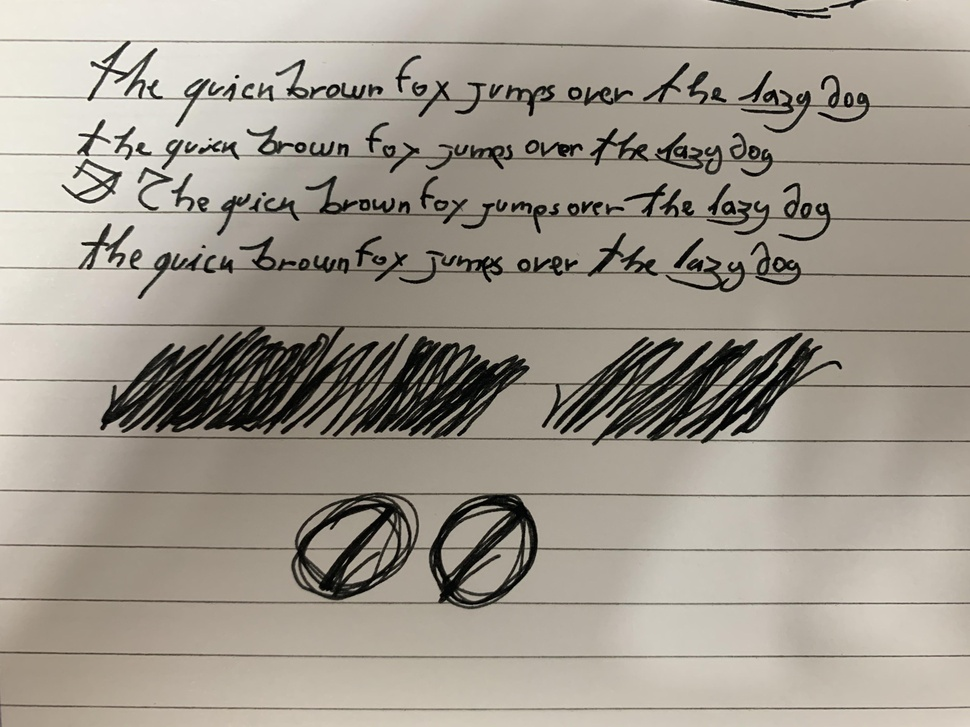
#> input picture LAB3/2/images/something.jpg, 970 x 727 px, shrunk from 4032 x 3024 before the run
$ jupyter execute --allow-errors Problema2.ipynb
#> lines starting #> are read from the running program, lines starting #| are printed output that depends on the picture; after the words box and inside, x2 and y2 are one past the last pixel; in counts of white or black regions, pixels touching at a corner belong together
[cell 1]
import json
import os
import time
from io import BytesIO
from PIL import Image, ImageDraw
import matplotlib.pyplot as plt

from azure.cognitiveservices.vision.computervision import ComputerVisionClient
from azure.cognitiveservices.vision.computervision.models import OperationStatusCodes
from msrest.authentication import CognitiveServicesCredentials

[cell 2]
'''
Authenticate
Authenticates your credentials and creates a client.
'''


def load_config(config_path='../config.json'):
    with open(config_path, 'r') as config_file:
        config = json.load(config_file)
    return config


#> (the rest of this cell did not finish here and is left out)

[cell 3]
def recognize_text(image_path):
    print(f"Se recunoaste textul din imaginea: {image_path}")

    with open(image_path, "rb") as image_file:
        image_data = image_file.read()

    image_stream = BytesIO(image_data)

    recognize_results = computervision_client.read_in_stream(
        image=image_stream,
        raw=True
    )

    operation_location = recognize_results.headers["Operation-Location"]
    operation_id = operation_location.split("/")[-1]

    while True:
        results = computervision_client.get_read_result(operation_id)
        if results.status not in [OperationStatusCodes.running, OperationStatusCodes.not_started]:
            break
        print("Recunoasterea completa a textului in proces ... ")
        time.sleep(1)

    if results.status == OperationStatusCodes.succeeded:
        print("\nOperatie Efectuata cu Succes!")

        img = Image.open(image_path)

        draw_img = img
        draw = ImageDraw.Draw(draw_img)

        all_text = ""
        for read_result in results.analyze_result.read_results:
            for line in read_result.lines:

                print(f"Line text: {line.text}")
                all_text += line.text + "\n"

                try:
                    if hasattr(line.bounding_box[0], 'x') and hasattr(line.bounding_box[0], 'y'):
                        points = [(p.x, p.y) for p in line.bounding_box]
                    else:
                        points = []
                        for i in range(0, len(line.bounding_box), 2):
                            if i + 1 < len(line.bounding_box):
                                points.append((line.bounding_box[i], line.bounding_box[i + 1]))

                    if points:
                        draw.polygon(points, outline='red', width=3)
                except Exception as e:
                    print(f"Atentie: Nu sa putut crea un bounding box : {e}")

                for word in line.words:
                    try:
                        confidence = word.confidence
                        print(f" Word: {word.text} (Confidence: {confidence: .2f})")
                    except AttributeError:
                        print(f" Word: {word.text} (Confidence: N/A")

        plt.figure(figsize=(10, 10))
        plt.imshow(draw_img)
        plt.axis('off')
        plt.title("Rezultatul Recunoasterii Textului")
        plt.show()

        return all_text
    else:
        print(f"Recunoasterea Textului a esuat cu statusul : {results.status}")
        return None


image_paths = ["images/test2.jpeg", "images/i-love-god1.jpg"]
#> (the rest of this cell did not finish here and is left out)

[cell 4]
def post_process_romanian(text):

    corrections = {
        'Lucces': 'Succes',
        'Inteligenta': 'Inteligență',
        'Artificialà': 'Artificială'
    }

    for incorrect, correct in corrections.items():
        text = text.replace(incorrect, correct)

    return text


def recognize_text(image_path):
    print(f"Se recunoaste textul din imaginea: {image_path}")

    with open(image_path, "rb") as image_file:
        image_data = image_file.read()

    image_stream = BytesIO(image_data)

    recognize_results = computervision_client.read_in_stream(
        image=image_stream,
        raw=True
    )

    operation_location = recognize_results.headers["Operation-Location"]
    operation_id = operation_location.split("/")[-1]

    while True:
        results = computervision_client.get_read_result(operation_id)
        if results.status not in [OperationStatusCodes.running, OperationStatusCodes.not_started]:
            break
        print("Recunoasterea completa a textului in proces ... ")
        time.sleep(1)

    if results.status == OperationStatusCodes.succeeded:
        print("\nOperatie Efectuata cu Succes!")

        img = Image.open(image_path)

        draw_img = img
        draw = ImageDraw.Draw(draw_img)

        all_text = ""
        for read_result in results.analyze_result.read_results:
            for line in read_result.lines:

                corrected_text = post_process_romanian(line.text)
                print(f"Line text: {corrected_text}")
                all_text += corrected_text + "\n"

                try:
                    if hasattr(line.bounding_box[0], 'x') and hasattr(line.bounding_box[0], 'y'):
                        points = [(p.x, p.y) for p in line.bounding_box]
                    else:
                        points = []
                        for i in range(0, len(line.bounding_box), 2):
                            if i + 1 < len(line.bounding_box):
                                points.append((line.bounding_box[i], line.bounding_box[i + 1]))

                    if points:
                        draw.polygon(points, outline='red', width=3)
                except Exception as e:
                    print(f"Atentie: Nu sa putut crea un bounding box : {e}")

                for word in line.words:
                    try:
                        confidence = word.confidence
                        print(f" Word: {word.text} (Confidence: {confidence: .2f})")
                    except AttributeError:
                        print(f" Word: {word.text} (Confidence: N/A")

        plt.figure(figsize=(10, 10))
        plt.imshow(draw_img)
        plt.axis('off')
        plt.title("Rezultatul Recunoasterii Textului")
        plt.show()

        return all_text
    else:
        print(f"Recunoasterea Textului a esuat cu statusul : {results.status}")
        return None


image_paths = ["images/test1.png", "images/bad_writing.png"]
#> (the rest of this cell did not finish here and is left out)

[cell 5]
import cv2
from io import BytesIO
from PIL import Image, ImageDraw
import matplotlib.pyplot as plt
import Levenshtein


def preprocess_image(image_path):
#> called with image_path = 'images/something.jpg'
    if not os.path.exists('processed_images'):
        os.makedirs('processed_images')

    img = cv2.imread(image_path, cv2.IMREAD_GRAYSCALE)
#> img: shape (727, 970); min 0, max 255, mean 154.4
    img = cv2.GaussianBlur(img, (5, 5), 0)
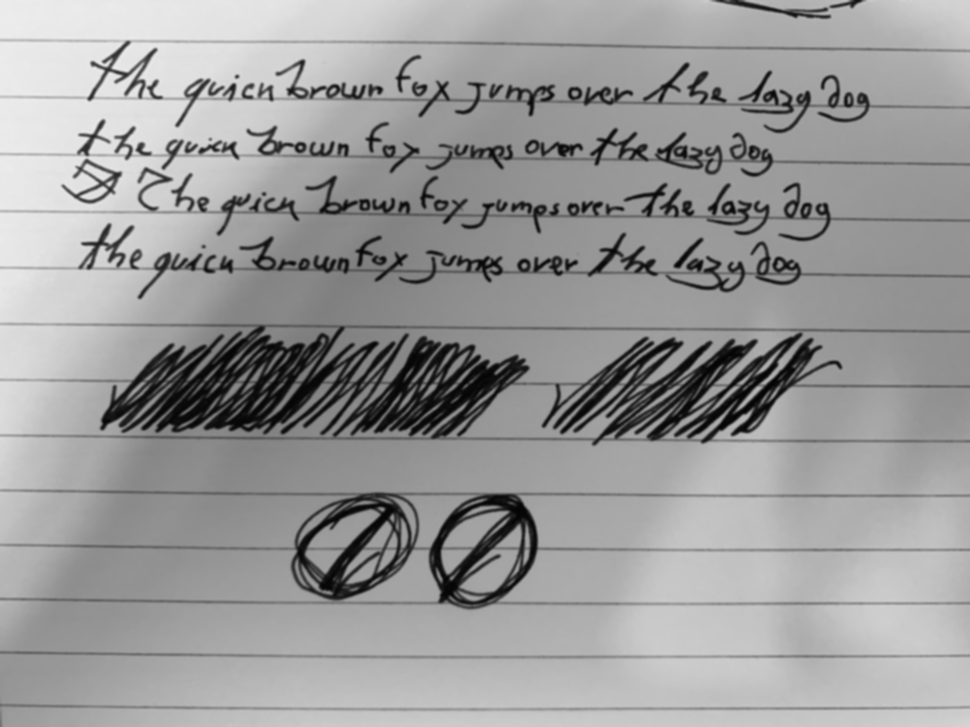
#> img: shape (727, 970); min 4, max 236, mean 154.4
    _, img_bin = cv2.threshold(img, 0, 255, cv2.THRESH_BINARY + cv2.THRESH_OTSU)
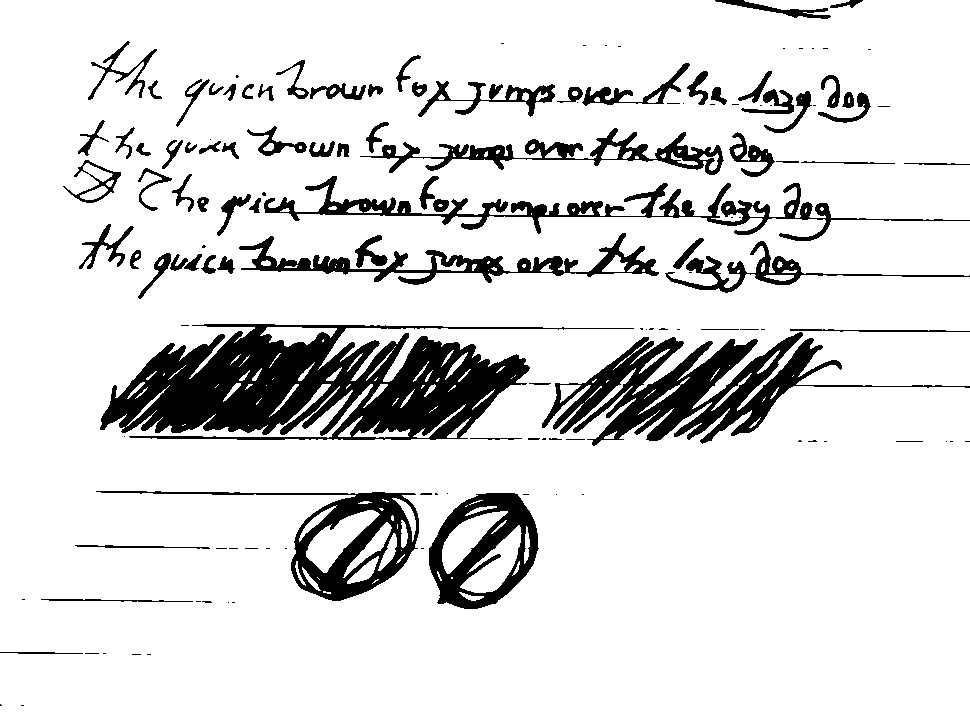
#> img_bin: shape (727, 970); 86.9% white; 140 black regions (64 under 20 px), largest, box (x1, y1, x2, y2) and area: (100, 324, 634, 440) 30472, (542, 332, 970, 446) 14606, (264, 176, 970, 241) 6819

    out_path = os.path.join('processed_images', os.path.basename(image_path))
    cv2.imwrite(out_path, img_bin)
    return out_path


def post_process_levenshtein(text):

    corrections = {
        'Lucces': 'Succes',
        'Inteligenta': 'Inteligență',
        'Artificialà': 'Artificială',
        'resolvarea': 'rezolvarea'
    }

    def correct_levenshtein(word):
        closest_match = min(corrections.keys(), key=lambda k: Levenshtein.distance(word, k))
        if Levenshtein.distance(word, closest_match) <= 1:
            return corrections[closest_match]
        return word

    words = text.split()
    corrected_words = [correct_levenshtein(word) for word in words]
    return " ".join(corrected_words)


def recognize_handwritten_text(image_path):

    print(f"Se proceseaza imaginea: {image_path}")

    processed_image = preprocess_image(image_path)

    with open(processed_image, "rb") as image_file:
        image_data = image_file.read()

    image_stream = BytesIO(image_data)

    recognize_results = computervision_client.read_in_stream(image=image_stream, raw=True)
    operation_location = recognize_results.headers["Operation-Location"]
    operation_id = operation_location.split("/")[-1]

    while True:
        results = computervision_client.get_read_result(operation_id)
        if results.status not in [OperationStatusCodes.running, OperationStatusCodes.not_started]:
            break
        print("Recunoasterea completa a textului in proces ... ")
        time.sleep(1)

    if results.status == OperationStatusCodes.succeeded:
        print("\nProcesul de recunoastere a texutlui :")

        img = Image.open(processed_image)
        draw_img = img.copy()
        draw = ImageDraw.Draw(draw_img)

        all_text = ""

        for read_result in results.analyze_result.read_results:
            for line in read_result.lines:
                corrected_text = post_process_levenshtein(line.text)
                print(f"Line: {corrected_text}")

                all_text += corrected_text + "\n"

                try:
                    points = [(line.bounding_box[i], line.bounding_box[i + 1]) for i in
                              range(0, len(line.bounding_box), 2)]
                    if points:
                        draw.polygon(points, outline='red', width=3)
                except Exception as e:
                    print(f"Atentie: nu se poate crea un boinding box {e}")

                for word in line.words:
                    if word.confidence < 0.50:
                        continue
                    print(f"  Word: {word.text} (Confidence: {word.confidence:.2f})")

        plt.figure(figsize=(10, 10))
        plt.imshow(draw_img)
        plt.axis('off')
        plt.title("Rezultatele detectarii textului")
        plt.show()


        return all_text
    else:
        print(f"Recunoasterea textului a esuat cu statusul: {results.status}")
        return None


image_path = "images/something.jpg"
#> (the rest of this cell did not finish here and is left out)
